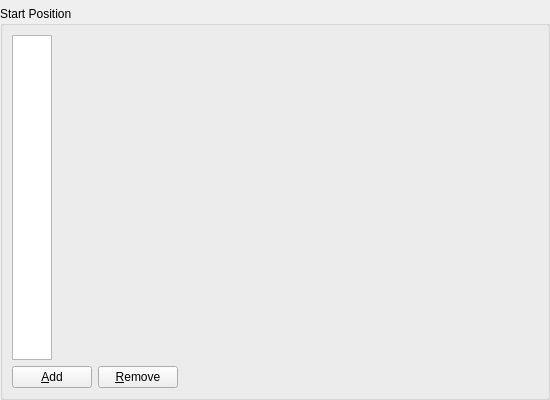
<?xml version="1.0" encoding="UTF-8"?>
<ui version="4.0">
 <class>Post3dWindowNodeVectorParticleGroupStructuredDataItem_SettingEditWidget</class>
 <widget class="QWidget" name="Post3dWindowNodeVectorParticleGroupStructuredDataItem_SettingEditWidget">
  <property name="geometry">
   <rect>
    <x>0</x>
    <y>0</y>
    <width>550</width>
    <height>400</height>
   </rect>
  </property>
  <property name="windowTitle">
   <string>Form</string>
  </property>
  <layout class="QVBoxLayout" name="verticalLayout_3">
   <property name="leftMargin">
    <number>0</number>
   </property>
   <property name="topMargin">
    <number>0</number>
   </property>
   <property name="rightMargin">
    <number>0</number>
   </property>
   <property name="bottomMargin">
    <number>0</number>
   </property>
   <item>
    <widget class="ParticleSettingEditWidget" name="particleSettingWidget" native="true"/>
   </item>
   <item>
    <widget class="QGroupBox" name="startPositionGroupBox">
     <property name="title">
      <string>Start Position</string>
     </property>
     <layout class="QVBoxLayout" name="verticalLayout">
      <item>
       <layout class="QHBoxLayout" name="horizontalLayout" stretch="0,1">
        <item>
         <widget class="QListWidget" name="startPositionListWidget">
          <property name="sizePolicy">
           <sizepolicy hsizetype="Fixed" vsizetype="Expanding">
            <horstretch>0</horstretch>
            <verstretch>0</verstretch>
           </sizepolicy>
          </property>
          <property name="maximumSize">
           <size>
            <width>40</width>
            <height>16777215</height>
           </size>
          </property>
         </widget>
        </item>
        <item>
         <layout class="QVBoxLayout" name="verticalLayout_2">
          <item>
           <widget class="Post3dWindowNodeVectorParticleGroupStructuredDataItem::SettingEditWidget::StartPositionEditWidget" name="startPositionWidget" native="true"/>
          </item>
          <item>
           <spacer name="verticalSpacer">
            <property name="orientation">
             <enum>Qt::Vertical</enum>
            </property>
            <property name="sizeHint" stdset="0">
             <size>
              <width>20</width>
              <height>18</height>
             </size>
            </property>
           </spacer>
          </item>
         </layout>
        </item>
       </layout>
      </item>
      <item>
       <layout class="QHBoxLayout" name="horizontalLayout_6">
        <item>
         <widget class="QPushButton" name="addButton">
          <property name="text">
           <string>&amp;Add</string>
          </property>
         </widget>
        </item>
        <item>
         <widget class="QPushButton" name="removeButton">
          <property name="text">
           <string>&amp;Remove</string>
          </property>
         </widget>
        </item>
        <item>
         <spacer name="horizontalSpacer_7">
          <property name="orientation">
           <enum>Qt::Horizontal</enum>
          </property>
          <property name="sizeHint" stdset="0">
           <size>
            <width>40</width>
            <height>20</height>
           </size>
          </property>
         </spacer>
        </item>
       </layout>
      </item>
     </layout>
    </widget>
   </item>
  </layout>
 </widget>
 <customwidgets>
  <customwidget>
   <class>ParticleSettingEditWidget</class>
   <extends>QWidget</extends>
   <header>postbase/particle/particlesettingeditwidget.h</header>
   <container>1</container>
  </customwidget>
  <customwidget>
   <class>Post3dWindowNodeVectorParticleGroupStructuredDataItem::SettingEditWidget::StartPositionEditWidget</class>
   <extends>QWidget</extends>
   <header>post/post3d/datamodel/private/post3dwindownodevectorparticlegroupstructureddataitem_settingeditwidget_startpositioneditwidget.h</header>
   <container>1</container>
  </customwidget>
 </customwidgets>
 <resources/>
 <connections/>
</ui>
